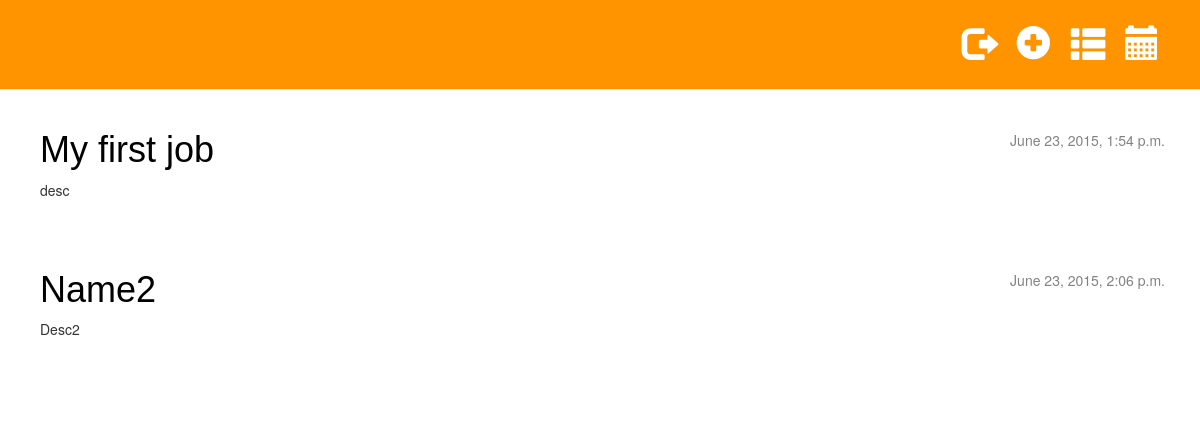
The page /job/list/ (signed in) on the database as committed earlier.
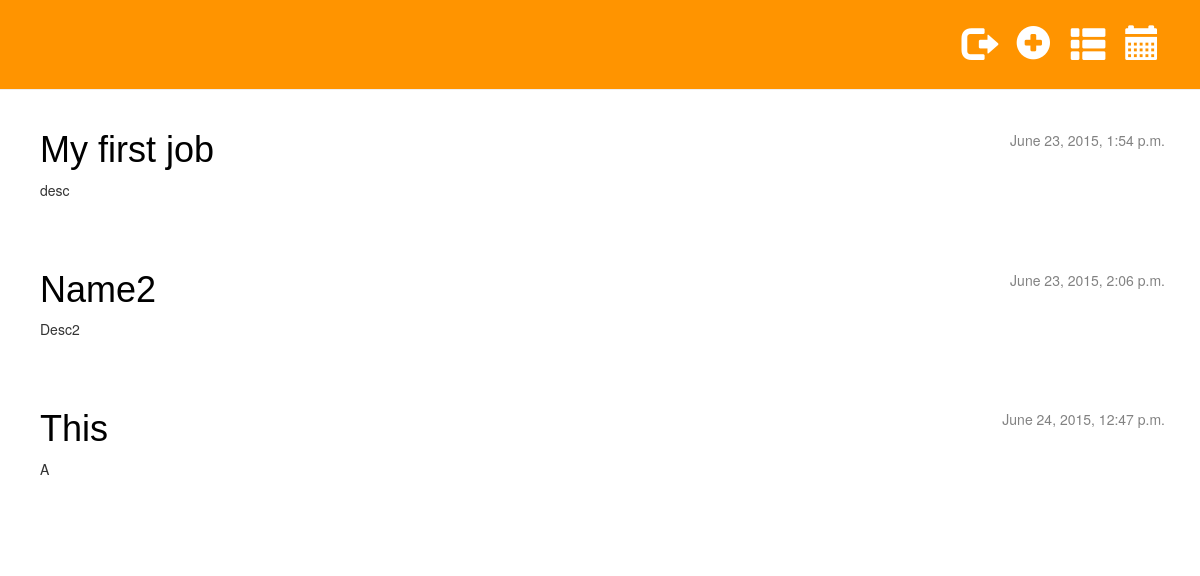
The same page on the database as committed later.
### blog/models.py (models this page shows, shortened)
class Job(models.Model):
    author = models.ForeignKey('auth.User')
    name = models.CharField(max_length=200)
    description = models.CharField(max_length=200)
    parameters = models.TextField()
    target = models.CharField(max_length=200)
    target_type = models.CharField(max_length=200)
    credentials = models.CharField(max_length=200)
    created_date = models.DateTimeField(
            default=timezone.now)

### blog/views.py (the view)
# urls.py: url(r'^job/list/$', views.job_list, name='job_list'),
@login_required
def job_list(request):
    jobs = Job.objects.order_by('created_date')
    return render(request, 'jobs/job_list.html', {'jobs': jobs})

### blog/templates/jobs/job_list.html
{% extends "blog/../base.html" %}
{% block content %}
{% for job in jobs %}
    <div class="post">
        <div class="date">
            {{ job.created_date }}
        </div>
        <h1><a href="{% url "blog.views.post_detail" pk=job.pk %}">{{ job.name }}</a></h1>
        <p>{{ job.description|linebreaks }}</p>
    </div>
{% endfor %}
{% endblock content %}

Rows that differ between the two databases and show on the page:
added Job: created_date "June 24, 2015, 12:47 p.m.", name "This", description "A"
